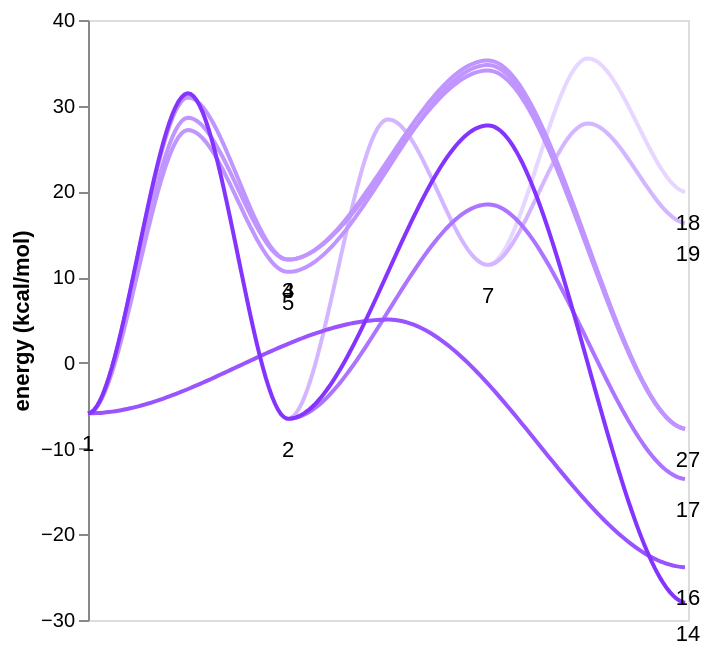

Notebook code cell kept with this figure:
### Code cell
from autochem.util import plot
import more_itertools as mit


def lighten_hex_colors(
    base_hex: str,
    n: int,
    max_lighten: float = 0.8,
) -> list[str]:
    """
    Generate n progressively lighter shades of a base color.

    Parameters
    ----------
    base_hex : str
        Base color like '#8533FF'.
    n : int
        Number of colors.
    max_lighten : float
        Maximum fraction toward white (0–1). 1 = pure white.

    Returns
    -------
    list[str]
        List of hex color strings.
    """
    base_hex = base_hex.lstrip("#")
    r = int(base_hex[0:2], 16)
    g = int(base_hex[2:4], 16)
    b = int(base_hex[4:6], 16)

    if n <= 1:
        return [f"#{r:02X}{g:02X}{b:02X}"]

    step = max_lighten / (n - 1)

    colors = []
    for i in range(n):
        t = i * step
        r_new = round(r + t * (255 - r))
        g_new = round(g + t * (255 - g))
        b_new = round(b + t * (255 - b))
        colors.append(f"#{r_new:02X}{g_new:02X}{b_new:02X}")

    return colors

root_key = 1
leaf_keys = [18, 19, 27, 17, 16, 14]
# leaf_keys = [16, 14, 17, 18, 19, 27]
color_cycle = reversed(lighten_hex_colors(plot.Color.purple, len(leaf_keys)))
color_dct = dict(zip(leaf_keys, color_cycle))

node_paths = mess.surf.node_paths_from_source(surf, root_key, leaf_keys=leaf_keys)
node_paths = sorted(node_paths, key=lambda path: mess.surf.node_object(surf, path[-1]).energy)
colors = [color_dct[path[-1]] for path in node_paths]

mess.surf.plot_paths(
    surf,
    node_paths,
    colors = colors,
    stack_nodes=[[2, 3, 4, 5]],
    label=True,
    energy_range=(-30, 40),
)

### Figure 1 — Vega-Lite specification as saved in the notebook (floating-point values rounded to 4 significant figures; data arrays with more than 128 entries replaced by an {"elided": "..."} marker saying what was removed)
{"config": {"view": {"continuousWidth": 300, "continuousHeight": 300}, "axis": {"grid": false}}, "layer": [{"data": {"name": "data-6c483511bc042d9680ef1cdf82f9fb27"}, "mark": {"type": "line"}, "encoding": {"color": {"field": "path", "legend": null, "scale": {"domain": ["0", "1", "2", "3", "4", "5", "6", "7"], "range": ["#8533FF", "#9954FF", "#AC74FF", "#C095FF", "#C095FF", "#C095FF", "#D3B6FF", "#E7D6FF"]}, "type": "nominal"}, "x": {"axis": null, "field": "x", "type": "temporal"}, "y": {"field": "energy", "scale": {"domain": [-30, 40]}, "title": "energy (kcal/mol)", "type": "quantitative"}}, "transform": [{"fold": ["7", "6", "5", "4", "3", "2", "1", "0"], "as": ["path", "energy"]}]}, {"data": {"name": "data-bce859e5c3ebf1dfd0c193563806a176"}, "mark": {"type": "text", "baseline": "top", "dy": 10}, "encoding": {"text": {"field": "label", "type": "quantitative"}, "x": {"axis": null, "field": "x", "type": "quantitative"}, "y": {"field": "y", "type": "quantitative"}}}], "$schema": "https://vega.github.io/schema/vega-lite/v5.20.1.json", "datasets": {"data-6c483511bc042d9680ef1cdf82f9fb27": {"elided": "200 records"}, "data-bce859e5c3ebf1dfd0c193563806a176": [{"x": 0.0, "y": -5.89, "label": 1}, {"x": 0.3333, "y": -6.52, "label": 2}, {"x": 1.0, "y": -28.03, "label": 14}, {"x": 1.0, "y": -23.85, "label": 16}, {"x": 1.0, "y": -13.58, "label": 17}, {"x": 0.3333, "y": 12.04, "label": 3}, {"x": 1.0, "y": -7.73, "label": 27}, {"x": 0.3333, "y": 12.05, "label": 4}, {"x": 0.3333, "y": 10.61, "label": 5}, {"x": 0.6667, "y": 11.43, "label": 7}, {"x": 1.0, "y": 16.26, "label": 19}, {"x": 1.0, "y": 19.89, "label": 18}]}}
